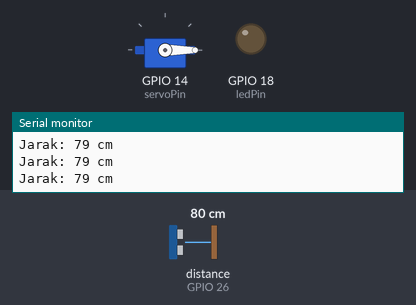
A sketch run on a simulated ESP32. Shown: servo, output pins drawn as LEDs (lit = HIGH), the last lines printed to the serial monitor. Wiring (inferred from the names in the program): ultrasonic range finder: trigger GPIO 27; echo GPIO 26. Inputs (shaded band) come from the test bench; at power-on: distance to the obstacle (sensor on GPIO 26) 80 cm. The echo pulse lasts 58.3 µs per cm; pins used as bus, display or sensor lines are not drawn.

Above: at 1.3 s.
1.4 s: distance to the obstacle (sensor on GPIO 26) set to 12 cm
2.9 s: distance to the obstacle (sensor on GPIO 26) set to 9 cm
At 3.9 s:
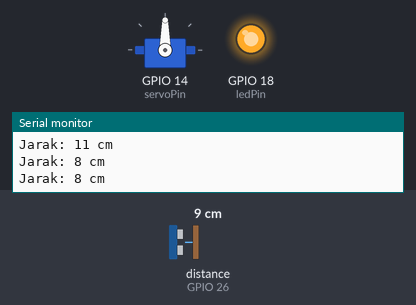
4.5 s: distance to the obstacle (sensor on GPIO 26) set to 18 cm
At 5.2 s:
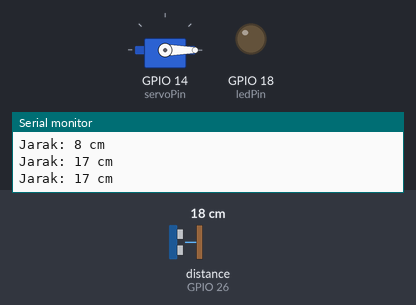
6.0 s: distance to the obstacle (sensor on GPIO 26) set to 2 cm
At 6.5 s:
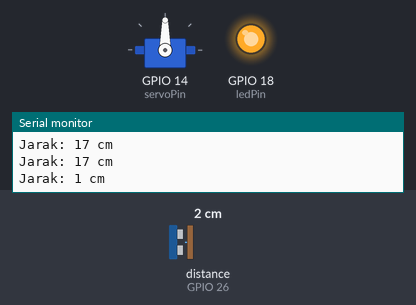
Timing chart, 0 to 8.5 s (numbered marks = the images above; inputs shaded):
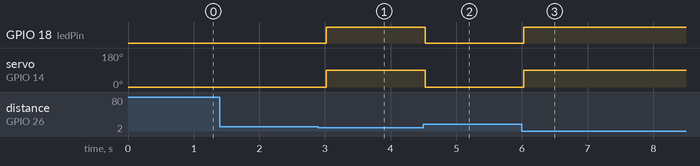

Measured:
- the behaviour switches between 11 and 10 cm on distance to the obstacle (sensor on GPIO 26) (found by bisection; images 0 and 1)
- after the input at 2.9 s, GPIO 18 (ledPin): LOW → HIGH after 0.12 s; servo on GPIO 14 (servoPin): 0° → 90° after 0.12 s
- after the input at 4.5 s, GPIO 18 (ledPin): HIGH → LOW at once; servo on GPIO 14 (servoPin): 90° → 0° at once
- after the input at 6.0 s, GPIO 18 (ledPin): LOW → HIGH at once; servo on GPIO 14 (servoPin): 0° → 90° at once

The sketch:

pintu_otomatis.ino
```cpp
#include <ESP32Servo.h>

const int trigPin = 27;
const int echoPin = 26;
const int ledPin = 18;
const int servoPin = 14;

long duration;
int distance;
Servo myServo;

void setup() {
    pinMode(trigPin, OUTPUT);
    pinMode(echoPin, INPUT);
    pinMode(ledPin, OUTPUT);
    myServo.attach(servoPin);
    Serial.begin(9600);
}
void loop() {
    // Mengirimkan pulsa ke trigPin
    digitalWrite(trigPin, LOW);
    delayMicroseconds(2);
    digitalWrite(trigPin, HIGH);
    delayMicroseconds(10);
    digitalWrite(trigPin, LOW);

    // Membaca durasi pulsa dari echoPin
    duration = pulseIn(echoPin, HIGH);

    // Menghitung jarak dalam cm
    distance = duration * 0.034 / 2;

    // Menampilkan jarak di Serial Monitor
    Serial.print("Jarak: ");
    Serial.print(distance);
    Serial.println(" cm");

    // Menyalakan LED dan menggerakkan servo jika jarak kurang dari 10 cm
    if (distance < 10) {
        digitalWrite(ledPin, HIGH);
        myServo.write(90); // Menggerakkan servo ke 90 derajat
    } else {
        digitalWrite(ledPin, LOW);
        myServo.write(0); // Kembali ke 0 derajat jika tidak ada objek dekat
    }

    delay(500);
}
```
